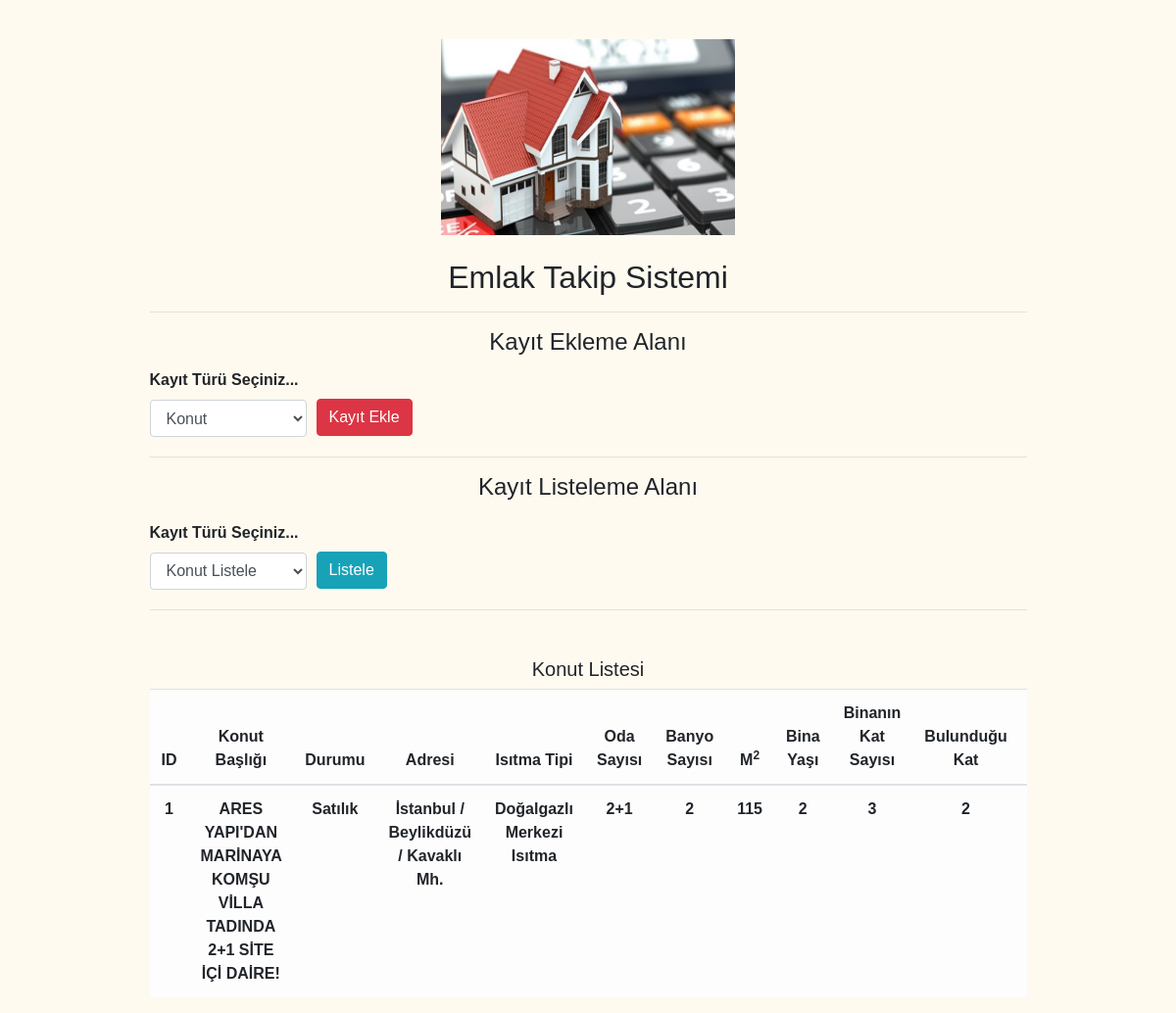
Page /updateKonut/1 on the committed database.
### emlakTakipSistemi.py (models this page shows)
class Konut(db.Model):
    __tablename__ = 'konut'
    __table_args__ = {'sqlite_autoincrement': True}
    konutId = db.Column(db.Integer, primary_key=True)
    konutBaslik = db.Column(db.String(100), unique=True, nullable=False)
    konutDurum = db.Column(db.String(50), nullable=False)
    konutAdres = db.Column(db.String(200), nullable = False)
    konutOdaSayisi = db.Column(db.String(50), nullable = False)
    konutBanyoSayisi = db.Column(db.Integer, nullable = True)
    konutIsınmaTipi = db.Column(db.String(50), nullable = True)
    konutMetreKare = db.Column(db.Integer, nullable = False)
    konutYasi = db.Column(db.Integer, nullable = True)
    konutKatSayisi = db.Column(db.Integer, nullable = True)
    konutBulunduguKat = db.Column(db.Integer, nullable = True)
    konutAidat = db.Column(db.String(50), nullable = True)
    konutFiyat = db.Column(db.String(50), nullable = False)

### emlakTakipSistemi.py (the view)
@app.route("/updateKonut/<string:id>")
def updateKonutData(id):
    value = "Konut"
    konutData = Konut.query.filter_by(konutId = id).first()
    if(konutData.konutDurum == "Satılık"):
        konutData.konutDurum = "Satıldı"
    elif(konutData.konutDurum == "Satıldı"):
        konutData.konutDurum = "Satılık"
    elif(konutData.konutDurum == "Kiralık"):
        konutData.konutDurum = "Kiralandı"
    elif(konutData.konutDurum == "Kiralandı"):
        konutData.konutDurum = "Kiralık"
    db.session.commit()
    konutlar = Konut.query.all()
    return render_template("index.html",konutList = konutlar, value = value)

### templates/index.html (shortened to what this page needs)
<!DOCTYPE html>
<html lang="en">
<head>
    <link rel="stylesheet" href="https://maxcdn.bootstrapcdn.com/bootstrap/4.0.0/css/bootstrap.min.css"
>
</head>
<body>
    <div class="container" style="margin-top: 40px;">
        <div class="col-sm-10 offset-sm-1 text-center">
            <a href="/"><img src="../static/hh.jpeg" alt="RealEstate" width="300" height="200">
            </a>
            <h2 class="mt-4">Emlak Takip Sistemi</h2>
            <hr>
            <h4>Kayıt Ekleme Alanı</h4>
            <form action="/eklemeAlani" method="POST">
                <div class="form-row align-items-center">
                    <div class="col-auto my-1">
                        <label class="mr-sm-2" for="selectedData">Kayıt Türü Seçiniz...</label>
                        <select class="form-control form-control" id="selectedData" name="selectedData">
                            <option value="1" selected>Konut</option>
                        </select>
                    </div>
                    <div class="col-auto my-1">
                        <button style="margin-top: 30px;" type="submit" class="btn btn-danger">Kayıt
                            Ekle</button>
                    </div>
                </div>
            </form>
            <hr>
            <h4>Kayıt Listeleme Alanı</h4>
            <form action="/listelenmis" method="POST" class="mt-3">
                <div class="form-row align-items-center">
                    <div class="col-auto my-1">
                        <label class="mr-sm-2" for="selectedList">Kayıt Türü Seçiniz...</label>
                        <select class="form-control form-control" id="selectedList" name="selectedList">
                            <option value="Konut" selected>Konut Listele</option>
                        </select>
                    </div>
                    <div class="col-auto my-1">
                        <button style="margin-top: 30px;" type="submit" class="btn btn-info">
                            Listele
                        </button>
                    </div>
                </div>
            </form>
            <hr>
            {% if value == "Konut" %}
            <h5 class="mt-5">Konut Listesi</h5>
            <div class="table-responsive">
                <table class="table table-hover table-light">
                    <thead>
                        <tr>
                            <th scope="col" class="w-25">ID</th>
                            <th scope="col" class="w-25">Konut Başlığı</th>
                            <th scope="col" class="w-25">Durumu</th>
                            <th scope="col" class="w-25">Adresi</th>
                            <th scope="col" class="w-25">Isıtma Tipi</th>
                            <th scope="col" class="w-25">Oda Sayısı</th>
                            <th scope="col" class="w-25">Banyo Sayısı</th>
                            <th scope="col" class="w-25">M<sup>2</sup></th>
                            <th scope="col" class="w-25">Bina Yaşı</th>
                            <th scope="col" class="w-25">Binanın Kat Sayısı</th>
                            <th scope="col" class="w-25">Bulunduğu Kat</th>
                            <th scope="col" class="w-25">Aidatı</th>
                        </tr>
                    </thead>
                    <tbody>
                        {% for konutlar in konutList %}
                        <tr>
                            <th scope="row">{{konutlar.konutId}}</td>
                            <td>{{konutlar.konutBaslik}}</td>
                            <td>{{konutlar.konutDurum}}</td>
                            <td>{{konutlar.konutAdres}}</td>
                            <td>{{konutlar.konutIsınmaTipi}}</td>
                            <td>{{konutlar.konutOdaSayisi}}</td>
                            <td>{{konutlar.konutBanyoSayisi}}</td>
                            <td>{{konutlar.konutMetreKare}}</td>
                            <td>{{konutlar.konutYasi}}</td>
                            <td>{{konutlar.konutKatSayisi}}</td>
                            <td>{{konutlar.konutBulunduguKat}}</td>
                            <td>{{konutlar.konutAidat}}</td>
                        </tr>
                        {% endfor %}
                    </tbody>
                </table>
            </div>
            {% endif %}
        </div>
    </div>
</body>
</html>

### templates/index.html (style rules this page uses)
body { height: 100%; margin: 0; font-family: Arial, Helvetica, sans-serif; background-color: floralwhite; font-weight: bold; }

### rows in the picture
Konut: konutId "1", konutBaslik "ARES YAPI'DAN MARİNAYA KOMŞU VİLLA TADINDA 2+1 SİTE İÇİ DAİRE!", konutDurum "Satılık", konutAdres "İstanbul / Beylikdüzü / Kavaklı Mh.", konutIsınmaTipi "Doğalgazlı Merkezi Isıtma", konutOdaSayisi "2+1", konutBanyoSayisi "2", konutMetreKare "115", konutYasi "2", konutKatSayisi "3", konutBulunduguKat "2"
